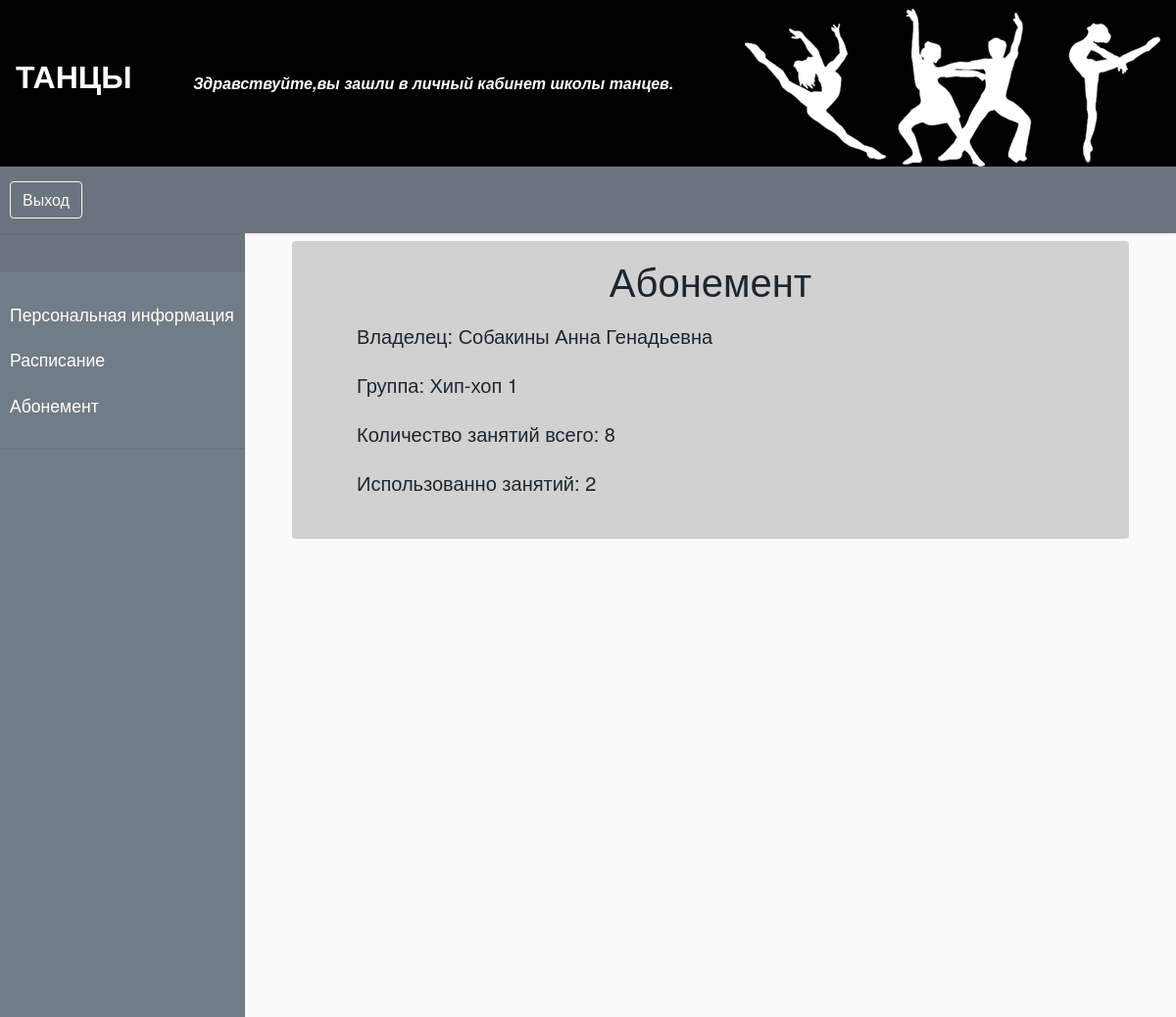
/subscription (signed in), run on the app's committed database.
### main1/models.py (models this page shows, shortened)
class Subscription(models.Model):
    number_of_lessons = models.CharField('Количество занятий', max_length=50)
    price = models.CharField('Цена', max_length=50)
    student_id = models.ForeignKey(Student, on_delete=models.CASCADE, verbose_name='Танцор')
    group_id = models.ForeignKey(Style, on_delete=models.CASCADE, verbose_name='Группа')
    manager_id = models.ForeignKey(Manager, on_delete=models.CASCADE, verbose_name='Менеджер')
    class Meta:
        verbose_name = 'Абонимент'
        verbose_name_plural = 'Абонименты'

class Student(models.Model):
    surname = models.CharField('Фамилия', max_length=50)
    name = models.CharField('Имя', max_length=50)
    middle_name = models.CharField('Отчество', max_length=50)
    number = models.CharField('Номер телефона', max_length=11)
    date_of_birth = models.DateField('Дата рождения', default=timezone.now)
    skill_level = models.CharField('Уровень подготовки', max_length=1, choices=SKILL_TYPES)
    user_id = models.ForeignKey(User11, on_delete=models.CASCADE, db_column='Учетная запись')
    class Meta:
        verbose_name = 'Танцор'
        verbose_name_plural = 'Танцоры'
        ordering = ['surname']
    def __str__(self):
        titel = self.surname + ' ' + self.name + ' ' + self.middle_name
        return titel

class Style(models.Model):
    dance_style = models.CharField('Стиль танца', max_length=50)
    skill_level = models.CharField('Уровень подготовки', max_length=1, choices=SKILL_TYPES)
    class Meta:
        verbose_name = 'Группа по направлениям'
        verbose_name_plural = 'Группы по напарвлениям'
    def __str__(self):
        titel = self.dance_style + ' ' + self.skill_level
        return titel

### main1/views.py (the view)
# urls.py: path('subscription', SubscriptionStudent_ListView.as_view(), name='subscription'),
class SubscriptionStudent_ListView(View):
    def get(self, request):
        user = User11.objects.get(id=request.session["id_user"])
        user1=Student.objects.filter(user_id=user)
        ab = Subscription.objects.filter(student_id=user1[0])
        ac = len(Visit.objects.filter(student_id=user1[0]))
        context = {
            'ab': ab,
            'ac': ac,
        }
        return render(request, 'Student/subscription.html', context=context)

### main1/templates/Student/subscription.html (shortened to what this page needs)
{% extends 'Student/StudentAcc.html' %}
{% block content %}
<div class="container rounded" style="background:#D1D1D1;padding:1em;">
<h1 style="text-align:center;">Абонемент</h1>
    <ul class="ab">
         {% for i in ab %}
        <li>Владелец: {{i.student_id}}</li>
        <li>Группа: {{i.group_id}}</li>
        <li>Количество занятий всего: {{i.number_of_lessons}}</li>
        <li>Использованно занятий: {{ac}}</li>
          {% endfor %}
    </ul>
</div>
{% endblock  %}

### main1/static/css/BaseAccUser.css (style rules this page uses)
body { font-family: "HelveticaNeue-Light", "Helvetica Neue Light", "Helvetica Neue","Lucida Grande", sans-serif; margin: 0; background: #fafafa; }

### main1/templates/Student/subscription.html (style rules this page uses)
li { list-style:none; }
.ab li { font-size:20px; padding:0.5em; }

### data on the page
Subscription: student_id "Собакины Анна Генадьевна", group_id "Хип-хоп 1", number_of_lessons "8", student_id "2"
